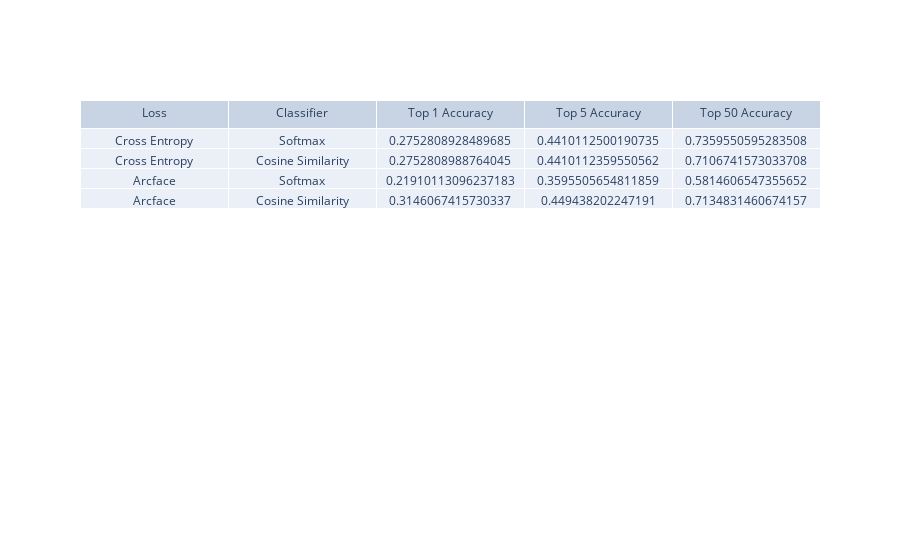

Source (notebook cell):
### Code cell
eval_table = go.Figure(
    data=[
        go.Table(
            header={"values": ["Loss", "Classifier", "Top 1 Accuracy", "Top 5 Accuracy", "Top 50 Accuracy"]},
            cells={
                "values": [
                    ["Cross Entropy", "Cross Entropy", "Arcface", "Arcface"],
                    ["Softmax", "Cosine Similarity", "Softmax", "Cosine Similarity"],
                    [
                        softmax_cross_entropy_eval_results["top_1_accuracy"],
                        softmax_similarity_eval_results["top_1_accuracy"],
                        arcface_cross_entropy_eval_results["top_1_accuracy"],
                        arcface_similarity_eval_results["top_1_accuracy"]
                    ],
                    [
                        softmax_cross_entropy_eval_results["top_5_accuracy"],
                        softmax_similarity_eval_results["top_5_accuracy"],
                        arcface_cross_entropy_eval_results["top_5_accuracy"],
                        arcface_similarity_eval_results["top_5_accuracy"]
                    ],
                    [
                        softmax_cross_entropy_eval_results["top_50_accuracy"],
                        softmax_similarity_eval_results["top_50_accuracy"],
                        arcface_cross_entropy_eval_results["top_50_accuracy"],
                        arcface_similarity_eval_results["top_50_accuracy"]
                    ],
                ]
            }
        )
    ]
)

eval_table.show()

### Figure 1 — Plotly figure (JSON) as saved in the notebook; plotly's stock layout.template omitted (floating-point values rounded to 4 significant figures)
{"data": [{"cells": {"values": [["Cross Entropy", "Cross Entropy", "Arcface", "Arcface"], ["Softmax", "Cosine Similarity", "Softmax", "Cosine Similarity"], [0.2753, 0.2753, 0.2191, 0.3146], [0.441, 0.441, 0.3596, 0.4494], [0.736, 0.7107, 0.5815, 0.7135]]}, "header": {"values": ["Loss", "Classifier", "Top 1 Accuracy", "Top 5 Accuracy", "Top 50 Accuracy"]}, "type": "table"}], "layout": {}}
